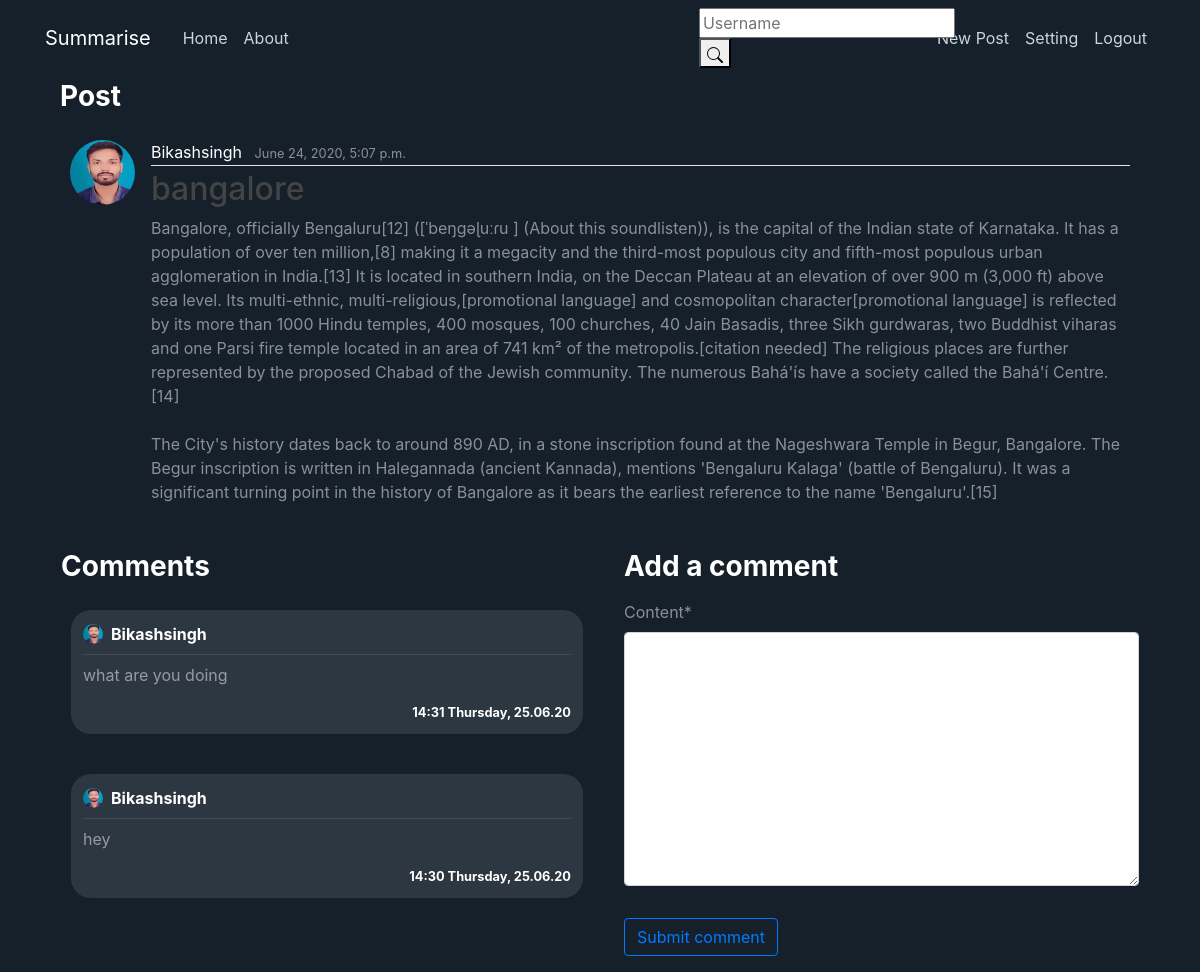
Screenshot of /post/10/ (signed in) with the database file from the repository.
### Gatha/models.py (models this page shows, shortened)
class Post(models.Model):
    title = models.CharField(max_length=100)
    content = models.TextField()
    date_posted = models.DateTimeField(default=timezone.now)
    author = models.ForeignKey(User, on_delete=models.CASCADE)

class Comment(models.Model):
    content = models.TextField(max_length=150)
    date_posted = models.DateTimeField(default=timezone.now)
    author = models.ForeignKey(User, on_delete=models.CASCADE)
    post_connected = models.ForeignKey(Post, on_delete=models.CASCADE)

### users/models.py (models this page shows, shortened)
class Profile(models.Model):
    user = models.OneToOneField(User, on_delete=models.CASCADE)
    Bio = models.TextField(max_length=500)
    Profession = models.CharField(max_length=100)
    image = models.ImageField(default='default.jpg', upload_to='profile_pics')

### Gatha/views.py (the view, shortened to what this page needs)
# urls.py: path('post/<int:pk>/', PostDetailView.as_view(), name='post-detail'),
class PostDetailView(DetailView):
    model = Post
    def get_context_data(self, **kwargs):
        data = super().get_context_data(**kwargs)
        comments_connected = Comment.objects.filter(post_connected=self.get_object()).order_by('-date_posted')
        data['comments'] = comments_connected
        data['form'] = NewCommentForm(instance=self.request.user)
        return data

### Gatha/forms.py
class NewCommentForm(forms.ModelForm):
    class Meta:
        model = Comment
        fields = ['content']

### templates/Gatha/post_detail.html (shortened to what this page needs)
{% extends "Base.html" %}
{% load crispy_forms_tags %}
{% block content %}
<div class="container">
    <h3 class="white-important mb-3">
        Post
    </h3>
  <article class="media content-section">
      <img class="rounded-circle article-img" src="{{ object.author.profile.image.url }}">
        <div class="media-body">
            <div class="article-metadata">
               <a class="mr-2" href="{% url 'user-posts' object.author.username %}">{{ object.author }}</a>
               <small class="text-muted">{{ object.date_posted }}</small>
           </div>
          <h2 class="article-title">{{ object.title }}</h2>
          <p class="article-content">{{ object.content }}</p>
      </div>
  </article>
  <div class="row pl-3">
        <div class="col-12 col-md-6 pl-0">
         <h3 class="white-important mb-3">
             Comments
         </h3>
          {% for comment in comments %}
             <article class="media content-section">
                <div style="width: 100%; word-break: break-all;" class="hovered-post-comment-in">
                <div class="pb-2 row m-0" style="width: 100%; margin-right: 0 !important;">
                   <div
                           style="padding-left: 0px !important;"
                           class="col-8 no-padding d-flex align-items-center">
                       <img
                           class="rounded-circle mr-2"
                           style="width: 20px; height: 20px;"
                           src="{{ comment.author.profile.image.url }}">
                       <a class="mr-2 white-important" href="{% url 'user-posts' comment.author.username %}">
                           {{ comment.author }}
                       </a>
                   </div>
               </div>
                <div
                        class="mb-2"
                        style="width: 100%; height: 1px; background-color: rgba(255, 255, 255, 0.1)"></div>
                           <a style="color: rgba(255, 255, 255, 0.5) !important;">
                        <p>
                            {{ comment.content }}
                        </p>
                      <small
                          class="white-important d-flex full-width flex-row-reverse">
                          {{ comment.date_posted | date:"H:i l, d.m.y" }}
                      </small>
                           </a>
                </div>
            </article>
        {% endfor %}
        </div>
        {% if user is not None %}
            <div class="col-12 col-md-6 pl-0 pl-md-3 pr-3">
                <h3 class="white-important mb-3">
                    Add a comment
                </h3>
                <form method="POST">
                    <fieldset class="form-group">
                        {{ form | crispy }}
                    </fieldset>
                    <div class="form-group">
                        <button class="btn btn-outline-primary" type="submit">Submit comment</button>
                    </div>
                </form>
            </div>
        {% endif %}
    </div>
</div>
{% endblock content %}

### Gatha/static/Gatha/main.css (style rules this page uses)
:root { --muted-color: rgba(255, 255, 255, 0.5); }
body { background: #15202b; color: var(--muted-color); margin-top: 5rem; }
h1, h2, h3, h4, h5, h6 { color: var(--muted-color); }
.text-muted { color: var(--muted-color) !important; }
.hovered-post-comment-in { background-color: #2d3741 !important; padding:12px; border-radius: 20px; }
article { border-radius: 4px; }
.white-important { color: white; font-weight: bold; }
.content-section { padding: 10px 10px; margin-bottom: 20px; }
.article-title { color: #444444; }
a { color: white; text-underline: none; text-decoration: none !important; }
.article-content { white-space: pre-line; }
.article-img { height: 65px; width: 65px; margin-right: 16px; }
.article-metadata { padding-bottom: 1px; margin-bottom: 4px; border-bottom: 1px solid #e3e3e3 }

### rows the page displays
Post: author.profile.image (picture), author "Bikashsingh", date_posted "June 24, 2020, 5:07 p.m.", title "bangalore", content "Bangalore, officially Bengaluru[12] ([ˈbeŋɡəɭuːɾu ] (About this soundlisten)), is the capital of the Indian state of Karnataka. It has a population of over ten million,[8] making it a megacity and the third-most populous city and fifth-most populous urban agglomeration in India.[13] It is located in southern India, on the Deccan Plateau at an elevation of over 900 m (3,000 ft) above sea level. Its multi-ethnic, multi-religious,[promotional language] and cosmopolitan character[promotional language] is reflected by its more than 1000 Hindu temples, 400 mosques, 100 churches, 40 Jain Basadis, three Sikh gurdwaras, two Buddhist viharas and one Parsi fire temple located in an area of 741 km² of…"
Comment: author.profile.image (picture), author "Bikashsingh", content "what are you doing", date_posted "14:31 Thursday, 25.06.20"
Comment: author.profile.image (picture), author "Bikashsingh", content "hey", date_posted "14:30 Thursday, 25.06.20"
